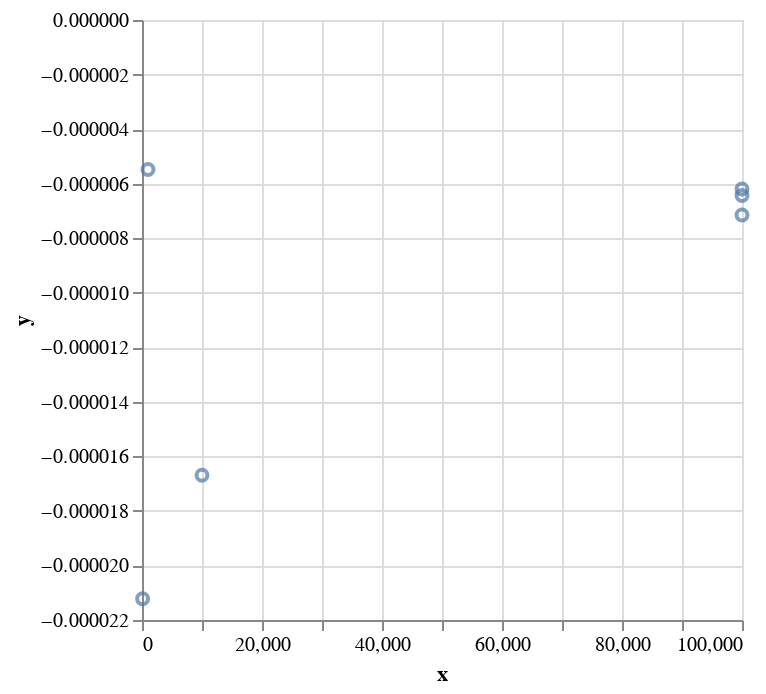

Notebook code for this chart:
### Code cell
data = pd.DataFrame({
    'x':x,
    'y':y
    })
grafico_pontos = alt.Chart(data).mark_point().encode(
    x='x',
    y='y',
    tooltip = 'x'
)

grafico_pontos

### Figure 1 — Vega-Lite specification as saved in the notebook (floating-point values rounded to 4 significant figures)
{"config": {"view": {"continuousWidth": 300, "continuousHeight": 300}}, "data": {"name": "data-4cb61ed19c8b6676fca24a8206e4b6e4"}, "mark": {"type": "point"}, "encoding": {"tooltip": {"field": "x", "type": "quantitative"}, "x": {"field": "x", "type": "quantitative"}, "y": {"field": "y", "type": "quantitative"}}, "$schema": "https://vega.github.io/schema/vega-lite/v5.14.1.json", "datasets": {"data-4cb61ed19c8b6676fca24a8206e4b6e4": [{"x": 100, "y": -2.122e-05}, {"x": 1000, "y": -5.484e-06}, {"x": 10000, "y": -1.669e-05}, {"x": 100000, "y": -6.437e-06}, {"x": 100000, "y": -6.199e-06}, {"x": 100000, "y": -7.153e-06}]}}
